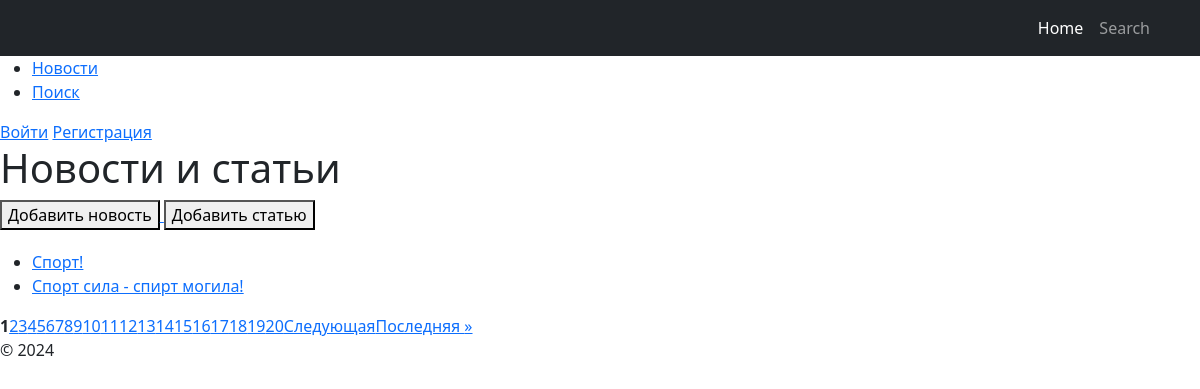
The app's page /, older data.
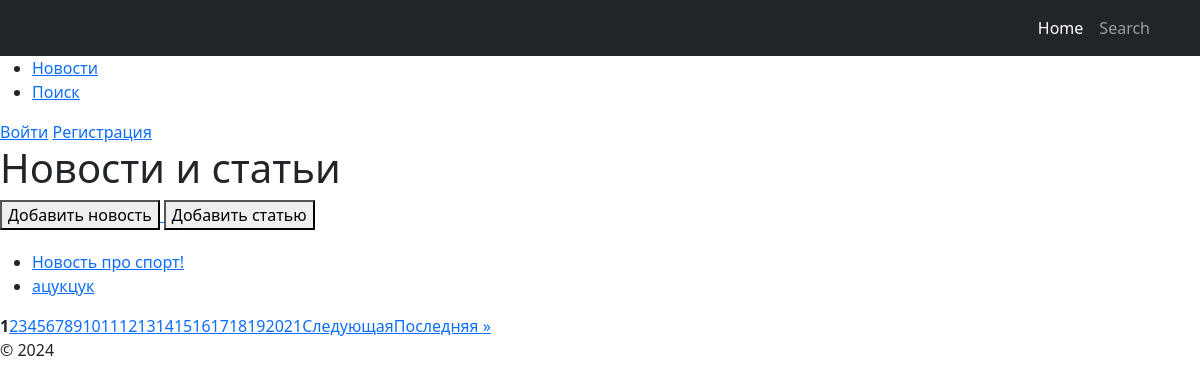
The same page, newer data.
### news/models.py (models this page shows, shortened)
class Post(models.Model):
    ARTICLE = 'AR'
    NEWS = 'NW'
    POST_TYPE_CHOICES = [
        (ARTICLE, 'Article'),
        (NEWS, 'News'),
    ]
    author = models.ForeignKey(Author, on_delete=models.CASCADE)
    post_type = models.CharField(max_length=2, choices=POST_TYPE_CHOICES, default=ARTICLE)
    date_created = models.DateTimeField(auto_now_add=True)
    categories = models.ManyToManyField(Category, through='PostCategory')
    title = models.CharField(max_length=255)
    text = models.TextField()
    rating = models.IntegerField(default=0)

### news/views.py (the view)
# urls.py: path('', cache_page(60*10)(views.PostListView.as_view()), name='post_list'),
class PostListView(ListView):
    model = Post
    ordering = '-date_created'
    template_name = 'post_list.html'
    context_object_name = 'posts'
    paginate_by = 2
    def get_queryset(self):
        return Post.objects.all().order_by(self.ordering)
    def get_context_data(self, **kwargs):
        context = super().get_context_data(**kwargs)
        context['is_author'] = self.request.user.groups.filter(name='authors').exists()
        return context

### news/context_processors.py (called while the page is built)
def is_author(request):
    if request.user.is_authenticated:
        return {'is_author': request.user.groups.filter(name='authors').exists()}
    return {'is_author': False}

### news/templatetags/censor.py (called while the page is built)
@register.filter(name='censor')
def censor(value):
    words = value.split()
    censored_text = []
    for word in words:
        clean_word = word.strip('.,!?')  # Убираем знаки препинания для проверки слова
        if clean_word.lower() in BAD_WORDS:
            censored_word = clean_word[0] + '*' * (len(clean_word) - 1)
            censored_text.append(word.replace(clean_word, censored_word))  # Восстанавливаем знаки препинания
        else:
            censored_text.append(word)
    return ' '.join(censored_text)

### templates/post_list.html (shortened to what this page needs)
{% extends "default.html" %}
{% load censor %}
{% load cache %}
{% load i18n %}
{% block content %}
  <h1>{% trans "Новости и статьи" %}</h1>
  <div style="margin-bottom: 20px;">
    {% cache 600 create_links %}
    <a href="{% url 'news_create' %}">
      <button type="button">{% trans "Добавить новость" %}</button>
    </a>
    <a href="{% url 'article_create' %}">
      <button type="button">{% trans "Добавить статью" %}</button>
    </a>
    {% endcache %}
  </div>
  {% if posts %}
    <ul>
      {% for post in posts %}
        <li>
          <a href="{% url 'post_detail' post.pk %}">{{ post.title|censor }}</a>
        </li>
      {% endfor %}
    </ul>
    <div class="pagination">
      {% cache 60 pagination page_obj %}
        {% for num in page_obj.paginator.page_range %}
          {% if page_obj.number|add:'-2' <= num <= page_obj.number|add:'2' %}
            {% if num == page_obj.number %}
              <strong>{{ num }}</strong>
            {% else %}
            <a href="?page={{ num }}">{{ num }}</a>
            {% endif %}
          {% endif %}
        {% endfor %}
        {% if page_obj.has_next %}
          <a href="?page={{ page_obj.next_page_number }}">{% trans "Следующая" %}</a>
          <a href="?page={{ page_obj.paginator.num_pages }}">{% trans "Последняя" %} &raquo;</a>
        {% endif %}
      {% endcache %}
    </div>
  {% else %}
    <p>{% trans "Нет постов." %}</p>
  {% endif %}
{% endblock %}

Row changes from the older to the newer data that the page shows:
no longer on this page (row unchanged): Post: title|censor "Спорт!"
no longer on this page (row unchanged): Post: title|censor "Спорт сила - спирт могила!"
added Post: title|censor "Новость про спорт!"
added Post: title|censor "ацукцук"
Text that changed along with them:
new list line: "21"
